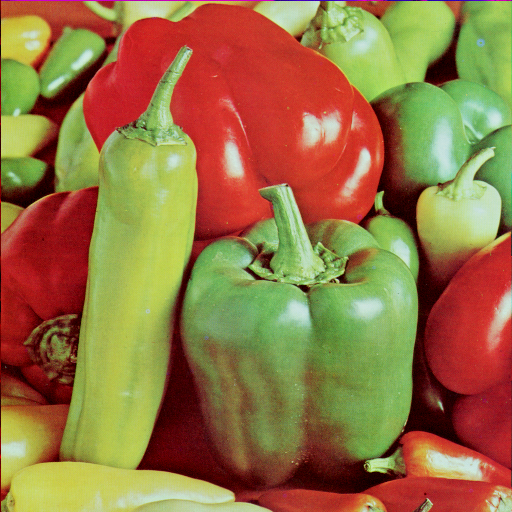
#> input picture sample.jpg, 512 x 512 px
$ python warpAffine.py
#> lines starting #> are read from the running program, lines starting #| are printed output that depends on the picture
import cv2
import numpy as np

img = cv2.imread("sample.jpg")
#> img is the input picture: shape (512, 512, 3); mean B, G, R 66.5, 115.6, 149.8

point1 = np.float32([[1.2,1.4,0.2],[1.5,0.2,1.4]])

point2 = np.float32([[0.6,1.2,1.22],[1.4,1.1,5]])

output = cv2.warpAffine(img, point1,(512,512),flags = cv2.INTER_LINEAR,
                        borderMode = cv2.BORDER_REFLECT)
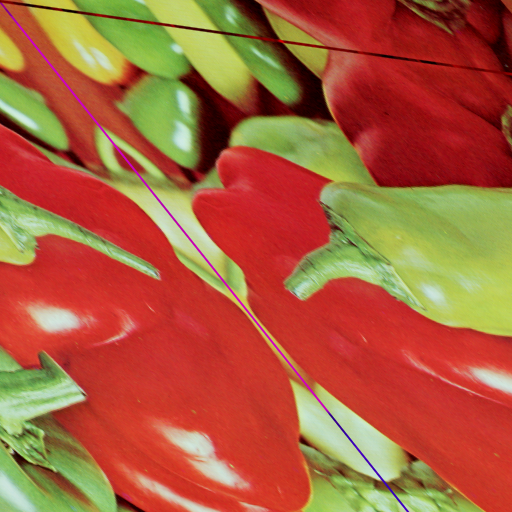
#> output: shape (512, 512, 3); mean B, G, R 60, 94.3, 170.7


output1 = cv2.warpAffine(img, point2,(512,512),flags = cv2.INTER_LINEAR,
                        borderMode = cv2.BORDER_REFLECT_101)
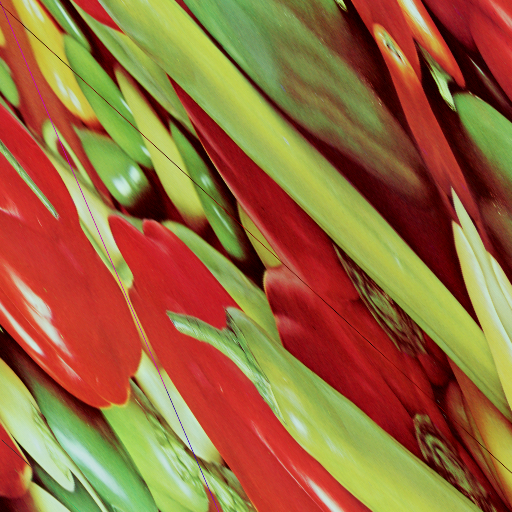
#> output1: shape (512, 512, 3); mean B, G, R 59.5, 103.9, 151.4


cv2.imshow("output",output)

cv2.imshow("output1",output1)

cv2.waitKey(0)

cv2.destroyAllWindows()


#on choosing 3 non collinear points in the image and by using getAffineTransform()
#we can determine which transform is related with the images given in the arguments

$ run again, with 4.1.05.tiff saved as sample.jpg
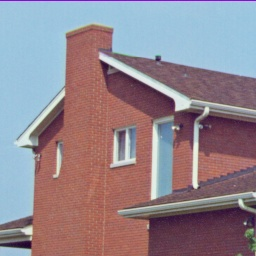
#> input picture 4.1.05.tiff, 256 x 256 px
#> img is the input picture: shape (256, 256, 3); mean B, G, R 142, 133, 146.6
#> `output = cv2.warpAffine(img, point1,(512,512),flags = cv2.INTER_LINEAR..`:
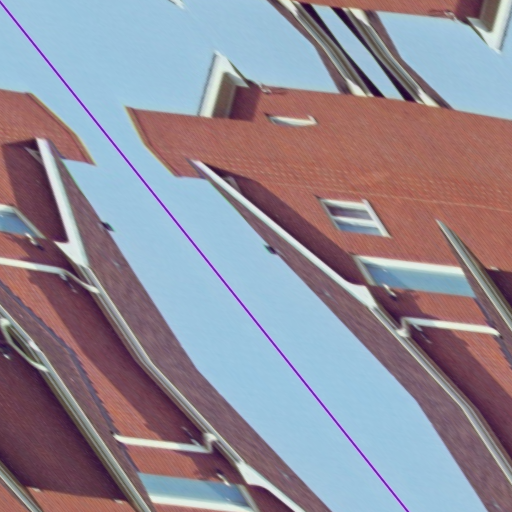
#> output: shape (512, 512, 3); mean B, G, R 150.5, 138.6, 145.3
#> `output1 = cv2.warpAffine(img, point2,(512,512),flags = cv2.INTER_LINEA..`:
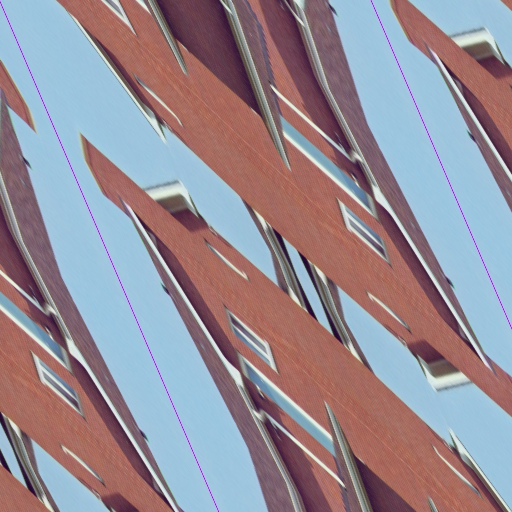
#> output1: shape (512, 512, 3); mean B, G, R 149.4, 140, 150.2
